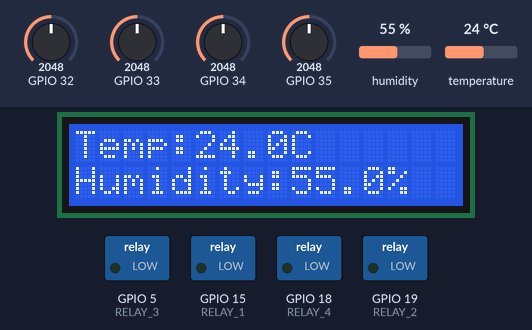
Simulated run of this sketch. Board: ESP32. Parts: 16×2 character LCD, switched loads named in the sketch (green lamp = pin HIGH). The inputs (shaded band) are chosen by the test bench; at power-on: GPIO 32 = 2048, GPIO 33 = 2048, GPIO 34 = 2048, GPIO 35 = 2048, humidity 55 %, temperature 24 °C. WiFi joins after 1.5 s; servers stay silent unless stated; what the sketch prints to the serial monitor is not drawn.

Above: at 5.8 s.
5.9 s: GPIO 32 set to 1984
At 8.3 s:
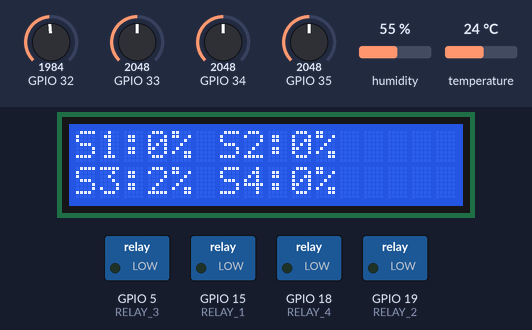
12.2 s: GPIO 32 set to 1878
At 14.5 s:
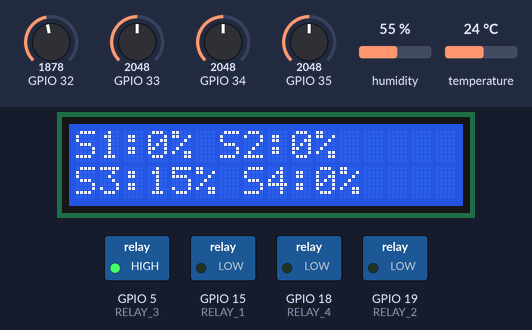
18.2 s: GPIO 33 set to 1980
At 20.4 s:
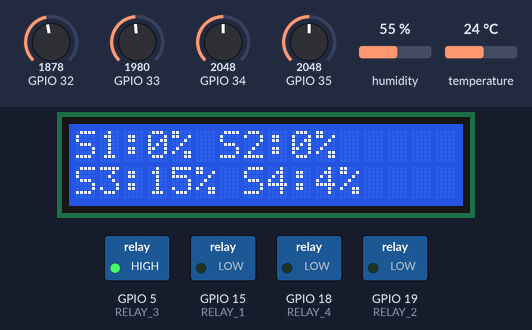
24.3 s: GPIO 33 set to 1878
At 25.0 s:
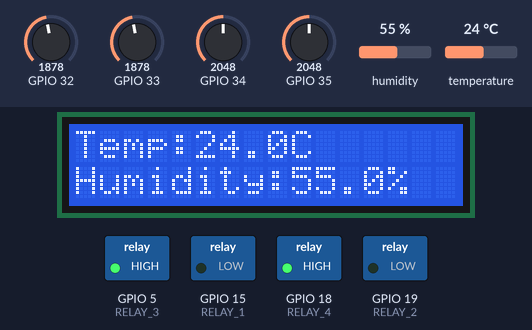
30.4 s: GPIO 33 set to 1546
At 33.1 s:
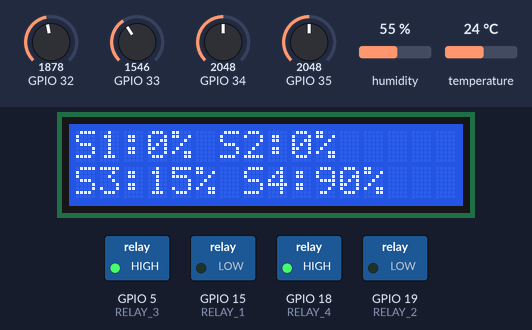
36.5 s: GPIO 33 set to 1451
At 38.7 s:
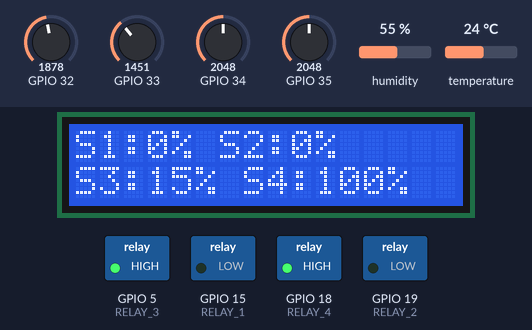
Timing chart, 0 to 40.2 s (numbered marks = the images above; inputs shaded):
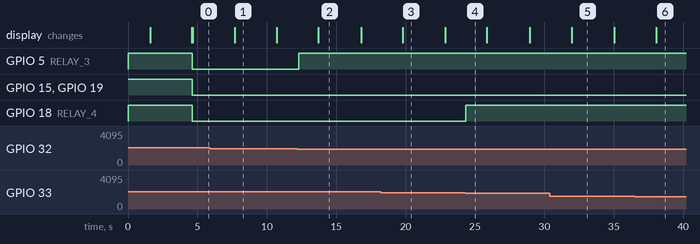

Measured:
- the behaviour switches between 1921 and 1920 on GPIO 32 (found by bisection; images 1 and 2)
- the behaviour switches between 1951 and 1950 on GPIO 33 (found by bisection; images 3 and 4)
- after the input at 5.9 s, the display: changes after 1.8 s (image 1)
- after the input at 12.2 s, GPIO 5 (RELAY_3): LOW → HIGH after 0.11 s; the display: changes after 1.5 s (image 2)
- after the input at 18.2 s, the display: changes after 1.6 s (image 3)
- after the input at 24.3 s, GPIO 18 (RELAY_4): LOW → HIGH at once
- after the input at 30.4 s, the display: changes after 1.6 s (image 5)
- after the input at 36.5 s, the display: changes after 1.5 s (image 6)

The sketch:

pump_automation_sensor_broadcast_websocket.ino
```cpp
#include <WiFi.h>
#include <Wire.h>
#include <LiquidCrystal_I2C.h>
#include <Adafruit_Sensor.h>
#include <DHT.h>
#include <DHT_U.h>
#include <WebSocketsServer.h>

// WiFi credentials
const char* ssid = "YOUR_WIFI_SSID";
const char* password = "YOUR_WIFI_PASSWORD";

// Define the sensor pins
#define SENSOR_1 34
#define SENSOR_2 35
#define SENSOR_3 32
#define SENSOR_4 33
#define DHTPIN 4
#define DHTTYPE DHT22

// Define the relay pins (active low)
#define RELAY_1 15
#define RELAY_2 19
#define RELAY_3 5
#define RELAY_4 18

// Moisture thresholds
const int dryThresholds[] = {2000, 1800, 2000, 2000};
const int wetThresholds[] = {1300, 1400, 1200, 1500};

// Moisture percentages
int moisturePercentage1 = 0;
int moisturePercentage2 = 0;
int moisturePercentage3 = 0;
int moisturePercentage4 = 0;

// DHT22 sensor
DHT dht(DHTPIN, DHTTYPE);
float temperature = 0.0;
float humidity = 0.0;

// LCD setup (I2C Address 0x27, 16 columns, 2 rows)
LiquidCrystal_I2C lcd(0x27, 16, 2);

// WebSocket server on port 81
WebSocketsServer webSocket(81);

// Timing variables
unsigned long lastUpdate = 0;
const int DISPLAY_INTERVAL = 3000;
bool showSoilData = true;

void setup() {
    Serial.begin(115200);
    dht.begin();

    // Initialize relays
    pinMode(RELAY_1, OUTPUT);
    pinMode(RELAY_2, OUTPUT);
    pinMode(RELAY_3, OUTPUT);
    pinMode(RELAY_4, OUTPUT);
    digitalWrite(RELAY_1, HIGH);
    digitalWrite(RELAY_2, HIGH);
    digitalWrite(RELAY_3, HIGH);
    digitalWrite(RELAY_4, HIGH);

    // Initialize LCD
    lcd.init();
    lcd.backlight();
    lcd.setCursor(0, 0);
    lcd.print("Connecting WiFi...");

    // Connect to WiFi
    WiFi.begin(ssid, password);
    while (WiFi.status() != WL_CONNECTED) {
        delay(500);
        Serial.print(".");
    }

    // Get IP address and display it
    String ipAddress = WiFi.localIP().toString();
    lcd.clear();
    lcd.setCursor(0, 0);
    lcd.print("IP:");
    lcd.setCursor(0, 1);
    lcd.print(ipAddress);
    delay(3000);
    lcd.clear();

    // Start WebSocket server
    webSocket.begin();
    webSocket.onEvent(webSocketEvent);
    Serial.println("WebSocket server started!");
}

void loop() {
    unsigned long currentMillis = millis();

    // Read and process soil moisture data
    moisturePercentage1 = calculateMoisturePercentage(readSoilMoisture(SENSOR_1), 0);
    moisturePercentage2 = calculateMoisturePercentage(readSoilMoisture(SENSOR_2), 1);
    moisturePercentage3 = calculateMoisturePercentage(readSoilMoisture(SENSOR_3), 2);
    moisturePercentage4 = calculateMoisturePercentage(readSoilMoisture(SENSOR_4), 3);

    // Control the relays based on moisture levels
    controlRelay(RELAY_1, moisturePercentage1);
    controlRelay(RELAY_2, moisturePercentage2);
    controlRelay(RELAY_3, moisturePercentage3);
    controlRelay(RELAY_4, moisturePercentage4);

    // Read DHT22 sensor data every 3 sec
    if (currentMillis - lastUpdate >= DISPLAY_INTERVAL) {
        lastUpdate = currentMillis;
        showSoilData = !showSoilData;

        temperature = dht.readTemperature();
        humidity = dht.readHumidity();

        // Send data via WebSocket
        sendSensorData();

        lcd.clear();
    }

    // Update LCD display
    updateLCD();

    // Handle WebSocket clients
    webSocket.loop();

    delay(50);
}

// Function to read soil moisture with delay
int readSoilMoisture(int pin) {
    delay(10);  // Allow ADC to stabilize
    return analogRead(pin);
}

// Function to calculate moisture percentage
int calculateMoisturePercentage(int sensorValue, int sensorIndex) {
    int dryThreshold = dryThresholds[sensorIndex];
    int wetThreshold = wetThresholds[sensorIndex];

    sensorValue = constrain(sensorValue, wetThreshold, dryThreshold);
    return map(sensorValue, dryThreshold, wetThreshold, 0, 100);
}

// Function to control the relay based on moisture percentage
void controlRelay(int relayPin, int moisturePercentage) {
    digitalWrite(relayPin, moisturePercentage < 10 ? LOW : HIGH);
}

// Function to update LCD display
void updateLCD() {
    lcd.setCursor(0, 0);
    if (showSoilData) {
        lcd.print("S1:"); lcd.print(moisturePercentage1); lcd.print("% ");
        lcd.print("S2:"); lcd.print(moisturePercentage2); lcd.print("%");
        lcd.setCursor(0, 1);
        lcd.print("S3:"); lcd.print(moisturePercentage3); lcd.print("% ");
        lcd.print("S4:"); lcd.print(moisturePercentage4); lcd.print("%");
    } else {
        lcd.print("Temp:"); lcd.print(temperature, 1); lcd.print("C ");
        lcd.setCursor(0, 1);
        lcd.print("Humidity:"); lcd.print(humidity, 1); lcd.print("%");
    }
}

// Function to send sensor data via WebSocket
void sendSensorData() {
    String jsonData = "{";
    jsonData += "\"temperature\":" + String(temperature, 1) + ",";
    jsonData += "\"humidity\":" + String(humidity, 1) + ",";
    jsonData += "\"moisture\":[";
    jsonData += String(moisturePercentage1) + ",";
    jsonData += String(moisturePercentage2) + ",";
    jsonData += String(moisturePercentage3) + ",";
    jsonData += String(moisturePercentage4);
    jsonData += "]}";

    Serial.println("Broadcasting: " + jsonData);
    webSocket.broadcastTXT(jsonData);
}

// WebSocket event handler
void webSocketEvent(uint8_t num, WStype_t type, uint8_t *payload, size_t length) {
    switch (type) {
        case WStype_CONNECTED:
            Serial.printf("Client [%u] connected\n", num);
            break;
        case WStype_DISCONNECTED:
            Serial.printf("Client [%u] disconnected\n", num);
            break;
        case WStype_TEXT:
            Serial.printf("Received from [%u]: %s\n", num, payload);
            break;
    }
}
```
